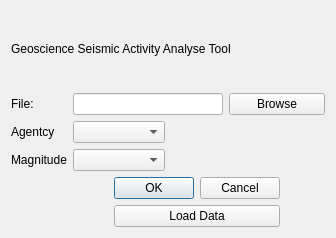
<?xml version="1.0" encoding="UTF-8"?>
<ui version="4.0">
 <class>ModulusToolKit</class>
 <widget class="QDialog" name="ModulusToolKit">
  <property name="geometry">
   <rect>
    <x>0</x>
    <y>0</y>
    <width>310</width>
    <height>238</height>
   </rect>
  </property>
  <property name="windowTitle">
   <string>ModulusToolKit</string>
  </property>
  <layout class="QGridLayout" name="gridLayout">
   <item row="0" column="0" colspan="5">
    <widget class="QLabel" name="commentlabel">
     <property name="text">
      <string>Geoscience Seismic Activity Analyse Tool</string>
     </property>
    </widget>
   </item>
   <item row="1" column="0">
    <widget class="QLabel" name="fileLabel">
     <property name="text">
      <string>File:</string>
     </property>
    </widget>
   </item>
   <item row="1" column="1" colspan="3">
    <widget class="QLineEdit" name="inFile"/>
   </item>
   <item row="1" column="4" colspan="2">
    <widget class="QPushButton" name="btnBrowse">
     <property name="text">
      <string>Browse</string>
     </property>
    </widget>
   </item>
   <item row="2" column="0">
    <widget class="QLabel" name="agentcyLabel">
     <property name="text">
      <string>Agentcy</string>
     </property>
    </widget>
   </item>
   <item row="2" column="1" colspan="2">
    <widget class="QComboBox" name="agentcyBox"/>
   </item>
   <item row="2" column="3" colspan="3">
    <spacer name="horizontalSpacer_3">
     <property name="orientation">
      <enum>Qt::Horizontal</enum>
     </property>
     <property name="sizeHint" stdset="0">
      <size>
       <width>142</width>
       <height>21</height>
      </size>
     </property>
    </spacer>
   </item>
   <item row="3" column="0">
    <widget class="QLabel" name="magLabel">
     <property name="text">
      <string>Magnitude</string>
     </property>
    </widget>
   </item>
   <item row="3" column="1" colspan="2">
    <widget class="QComboBox" name="magnitudeBox"/>
   </item>
   <item row="3" column="3" colspan="3">
    <spacer name="horizontalSpacer_2">
     <property name="orientation">
      <enum>Qt::Horizontal</enum>
     </property>
     <property name="sizeHint" stdset="0">
      <size>
       <width>97</width>
       <height>21</height>
      </size>
     </property>
    </spacer>
   </item>
   <item row="4" column="0" colspan="2">
    <spacer name="horizontalSpacer">
     <property name="orientation">
      <enum>Qt::Horizontal</enum>
     </property>
     <property name="sizeHint" stdset="0">
      <size>
       <width>97</width>
       <height>22</height>
      </size>
     </property>
    </spacer>
   </item>
   <item row="4" column="2" colspan="3">
    <widget class="QDialogButtonBox" name="buttonBox">
     <property name="orientation">
      <enum>Qt::Horizontal</enum>
     </property>
     <property name="standardButtons">
      <set>QDialogButtonBox::Cancel|QDialogButtonBox::Ok</set>
     </property>
    </widget>
   </item>
   <item row="4" column="5">
    <spacer name="horizontalSpacer_4">
     <property name="orientation">
      <enum>Qt::Horizontal</enum>
     </property>
     <property name="sizeHint" stdset="0">
      <size>
       <width>37</width>
       <height>20</height>
      </size>
     </property>
    </spacer>
   </item>
   <item row="5" column="0" colspan="2">
    <spacer name="horizontalSpacer_5">
     <property name="orientation">
      <enum>Qt::Horizontal</enum>
     </property>
     <property name="sizeHint" stdset="0">
      <size>
       <width>98</width>
       <height>22</height>
      </size>
     </property>
    </spacer>
   </item>
   <item row="5" column="2" colspan="3">
    <widget class="QPushButton" name="loadDataButton">
     <property name="text">
      <string>Load Data</string>
     </property>
    </widget>
   </item>
   <item row="5" column="5">
    <spacer name="horizontalSpacer_6">
     <property name="orientation">
      <enum>Qt::Horizontal</enum>
     </property>
     <property name="sizeHint" stdset="0">
      <size>
       <width>37</width>
       <height>22</height>
      </size>
     </property>
    </spacer>
   </item>
  </layout>
 </widget>
 <resources/>
 <connections>
  <connection>
   <sender>buttonBox</sender>
   <signal>accepted()</signal>
   <receiver>ModulusToolKit</receiver>
   <slot>accept()</slot>
   <hints>
    <hint type="sourcelabel">
     <x>248</x>
     <y>254</y>
    </hint>
    <hint type="destinationlabel">
     <x>157</x>
     <y>274</y>
    </hint>
   </hints>
  </connection>
  <connection>
   <sender>buttonBox</sender>
   <signal>rejected()</signal>
   <receiver>ModulusToolKit</receiver>
   <slot>reject()</slot>
   <hints>
    <hint type="sourcelabel">
     <x>316</x>
     <y>260</y>
    </hint>
    <hint type="destinationlabel">
     <x>286</x>
     <y>274</y>
    </hint>
   </hints>
  </connection>
  <connection>
   <sender>agentcyBox</sender>
   <signal>activated(QString)</signal>
   <receiver>ModulusToolKit</receiver>
   <slot>open()</slot>
   <hints>
    <hint type="sourcelabel">
     <x>111</x>
     <y>136</y>
    </hint>
    <hint type="destinationlabel">
     <x>154</x>
     <y>118</y>
    </hint>
   </hints>
  </connection>
 </connections>
</ui>
